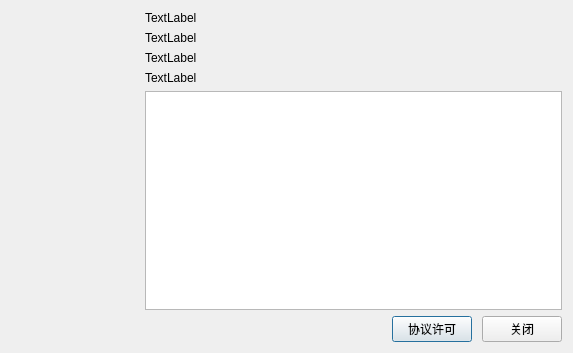
<?xml version="1.0" encoding="UTF-8"?>
<ui version="4.0">
 <class>VersionWidget</class>
 <widget class="QDialog" name="VersionWidget">
  <property name="geometry">
   <rect>
    <x>0</x>
    <y>0</y>
    <width>573</width>
    <height>353</height>
   </rect>
  </property>
  <property name="windowTitle">
   <string>Dialog</string>
  </property>
  <layout class="QGridLayout" name="gridLayout">
   <item row="0" column="0">
    <layout class="QHBoxLayout" name="horizontalLayout_2">
     <item>
      <layout class="QVBoxLayout" name="verticalLayout_2">
       <item>
        <spacer name="verticalSpacer_2">
         <property name="orientation">
          <enum>Qt::Vertical</enum>
         </property>
         <property name="sizeHint" stdset="0">
          <size>
           <width>125</width>
           <height>14</height>
          </size>
         </property>
        </spacer>
       </item>
       <item>
        <widget class="QLabel" name="imagelabel">
         <property name="minimumSize">
          <size>
           <width>128</width>
           <height>128</height>
          </size>
         </property>
         <property name="text">
          <string/>
         </property>
        </widget>
       </item>
       <item>
        <spacer name="verticalSpacer">
         <property name="orientation">
          <enum>Qt::Vertical</enum>
         </property>
         <property name="sizeHint" stdset="0">
          <size>
           <width>20</width>
           <height>40</height>
          </size>
         </property>
        </spacer>
       </item>
      </layout>
     </item>
     <item>
      <layout class="QVBoxLayout" name="verticalLayout">
       <item>
        <widget class="QLabel" name="versionLabel">
         <property name="text">
          <string>TextLabel</string>
         </property>
         <property name="wordWrap">
          <bool>true</bool>
         </property>
        </widget>
       </item>
       <item>
        <widget class="QLabel" name="buildTimeLabel">
         <property name="text">
          <string>TextLabel</string>
         </property>
         <property name="wordWrap">
          <bool>true</bool>
         </property>
        </widget>
       </item>
       <item>
        <widget class="QLabel" name="copyrightLabel">
         <property name="text">
          <string>TextLabel</string>
         </property>
         <property name="wordWrap">
          <bool>true</bool>
         </property>
        </widget>
       </item>
       <item>
        <widget class="QLabel" name="CompNameLabel">
         <property name="text">
          <string>TextLabel</string>
         </property>
        </widget>
       </item>
       <item>
        <widget class="QTextEdit" name="CompNameEditDisplay"/>
       </item>
      </layout>
     </item>
    </layout>
   </item>
   <item row="1" column="0">
    <layout class="QHBoxLayout" name="horizontalLayout_3">
     <item>
      <spacer name="horizontalSpacer">
       <property name="orientation">
        <enum>Qt::Horizontal</enum>
       </property>
       <property name="sizeHint" stdset="0">
        <size>
         <width>30</width>
         <height>20</height>
        </size>
       </property>
      </spacer>
     </item>
     <item>
      <layout class="QHBoxLayout" name="horizontalLayout">
       <property name="spacing">
        <number>10</number>
       </property>
       <item>
        <widget class="QPushButton" name="copyrightBtn">
         <property name="text">
          <string>协议许可</string>
         </property>
        </widget>
       </item>
       <item>
        <widget class="QPushButton" name="closeBtn">
         <property name="text">
          <string>关闭</string>
         </property>
        </widget>
       </item>
      </layout>
     </item>
    </layout>
   </item>
  </layout>
 </widget>
 <resources/>
 <connections/>
</ui>
